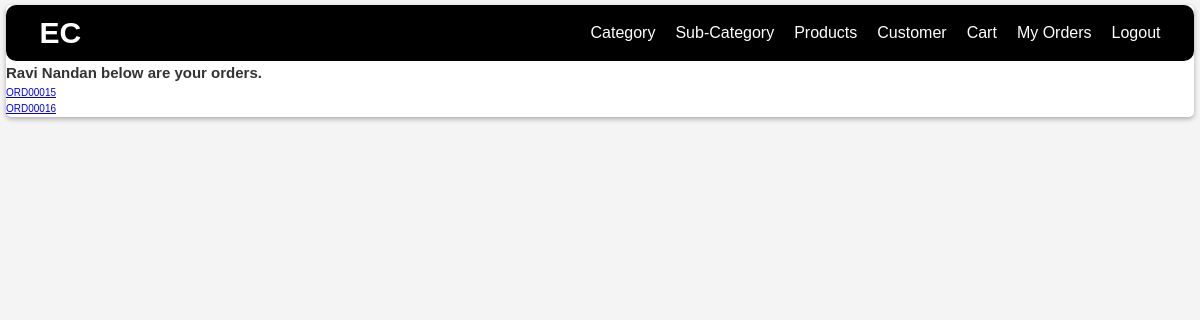
The page /orders/ (signed in) on the database as committed earlier.
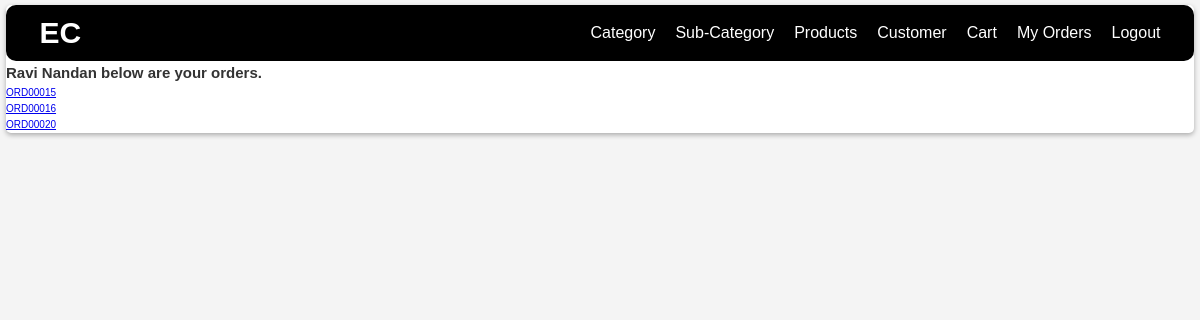
The same page on the database as committed later.
### base/models.py (models this page shows, shortened)
class Order(models.Model):
    customer = models.ForeignKey(Customer, on_delete=models.CASCADE)
    order_id = models.CharField(max_length=10, unique=True, editable=False)
    created_at = models.DateTimeField(auto_now_add=True)
    updated_at = models.DateTimeField(auto_now=True)
    deleted_at = models.DateTimeField(null=True, blank=True)

### base/views.py (the view)
# urls.py: path("orders/", views.orderView, name="orders"),
@login_required(login_url="login")
def orderView(request):
    page = "totalOrders"
    user = request.user
    customer = Customer.objects.get(user=user)
    orders = Order.objects.filter(customer=customer, deleted_at=None)
    context ={"user":user,"orders":orders, "page":page}
    return render(request, "base/order/order.html", context)

### base/templates/base/order/order.html (shortened to what this page needs)
{% extends "main.html" %}
{% block content %}
{% if page == "totalOrders" %}
<div>
    <h2>{{user.name}} below are your orders.</h2>
    {% for order in orders %}
    <ul>
        <li><a href="{% url "order" order.id%}">{{order.order_id}}</a></li>
    </ul>
    {% endfor %}
</div>
{% endif %}
{% endblock content %}

Rows that differ between the two databases and show on the page:
added Order: order_id "ORD00020"
